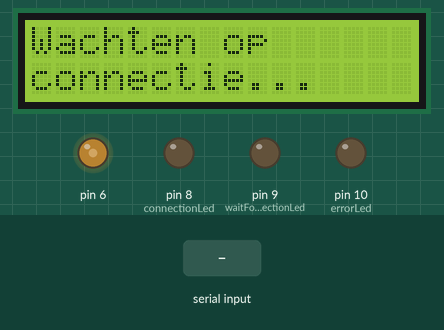
This sketch was run on a simulated Arduino Uno, built with avr-gcc and run on an emulated ATmega328P. Shown: 16×2 character LCD, output pins drawn as LEDs (lit = HIGH). Dashed ring = blinking. The inputs (shaded band) are chosen by the test bench.

Above: at 4.2 s.
4.3 s: "M,45\n" received over Serial
At 5.8 s:
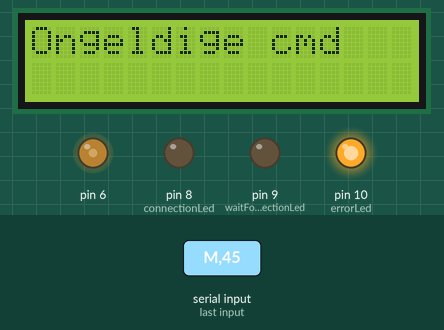
6.8 s: byte 82 ('R') received over Serial
At 8.5 s:
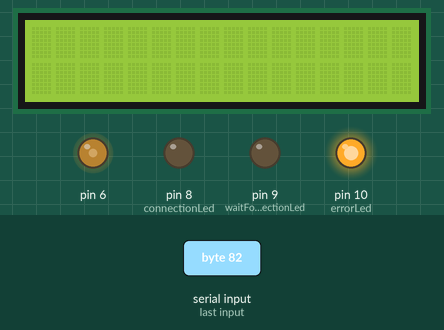
9.6 s: byte 73 ('I') received over Serial
At 11.5 s:
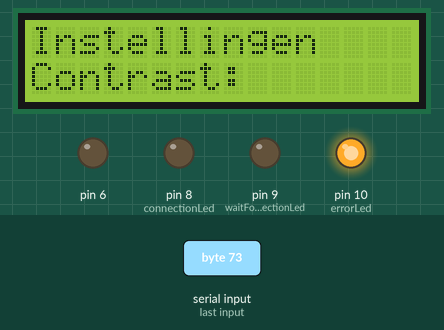
12.1 s: byte 48 ('0') received over Serial
At 12.7 s:
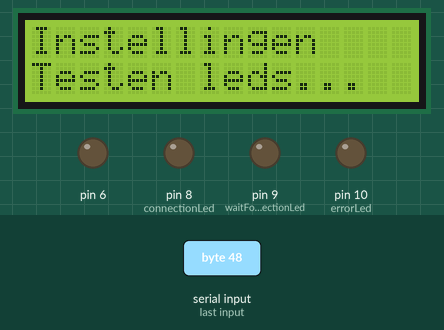
15.1 s: byte 90 ('Z') received over Serial
At 17.1 s:
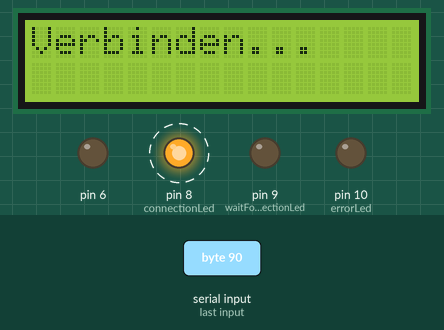
17.6 s: byte 66 ('B') received over Serial
At 18.0 s:
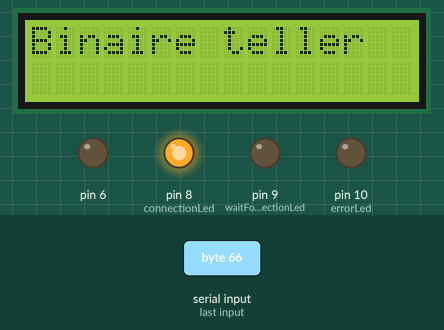
Timing chart, 0 to 20.1 s (numbered marks = the images above; inputs shaded):
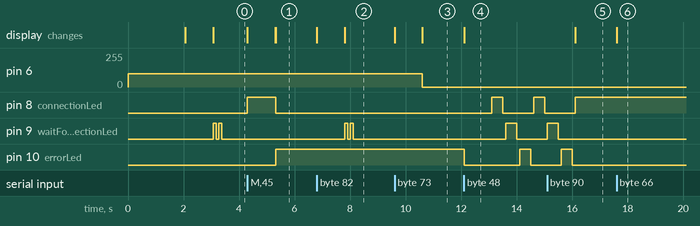

Measured:
- after the input at 4.3 s, pin 8 (connectionLed): LOW → HIGH at once, → LOW 1.0 s later; pin 9 (waitForConnectionLed): stops changing and stays LOW; pin 10 (errorLed): LOW → HIGH after 1.0 s; the display: first changes at once (image 1 shows a later state)
- after the input at 6.8 s, pin 9 (waitForConnectionLed): alternates HIGH for 0.10 s and LOW for 0.10 s, 4 changes in all, then stays LOW, starting after 1.0 s; the display: first changes at once (image 2 shows a later state)
- after the input at 9.6 s, pin 6: 100/255 → 0/255 after 1.0 s; the display: first changes at once (image 3 shows a later state)
- after the input at 12.1 s, pin 8 (connectionLed): alternates HIGH for 0.40 s and LOW for 1.1 s, starting after 1.0 s; pin 9 (waitForConnectionLed): LOW → HIGH after 1.5 s, → LOW 0.40 s later; pin 10 (errorLed): HIGH → LOW at once, → HIGH 2.0 s later, → LOW 0.40 s later; the display: changes at once (image 4)
- after the input at 15.1 s, the display: changes after 1.0 s (image 5)
- after the input at 17.6 s, the display: changes at once (image 6)
- by itself, pin 9 (waitForConnectionLed): alternates HIGH for 0.10 s and LOW for 0.10 s, 4 changes in all, then stays LOW

The sketch:

Binary_Counter_LCD_Arduino.ino
```cpp
#include <LiquidCrystal.h>

// Initialiseer het LCD-scherm: RS, EN, D4, D5, D6, D7
LiquidCrystal lcd(12, 11, 5, 4, 3, 2);
uint8_t connectionLed = 8, waitForConnectionLed = 9, errorLed = 10;
uint8_t resetDelay = 100;
bool waitConnection = true;
int contrast = 100;

String receivedText = "";  // String to store incoming text

unsigned long previousMillis = 0; // To store the last time the LED was updated
int blinkState = 0; // State for the LED blinking pattern

void setup() {
  analogWrite(6, contrast);
  pinMode(connectionLed, OUTPUT);
  pinMode(waitForConnectionLed, OUTPUT);
  pinMode(errorLed, OUTPUT);
  lcd.begin(16, 2);     // Zet het LCD-scherm op 16 kolommen en 2 rijen
  Serial.begin(9600);   // Start de seriële communicatie
  lcd.setCursor(0, 0);
  Startup();
}

void loop() {
  // Controleer of er gegevens beschikbaar zijn op de seriële poort
  if (Serial.available() > 0) {
    if (errorLed == HIGH) {
      digitalWrite(errorLed, LOW);
    }
    char command = Serial.read(); // Read a single character from the serial buffer

    if (command == 'Z') {
      lcd.clear();
      lcd.print("Verbinden...");
    } else if (command == 'M') {
      lcd.clear();
      lcd.print("Verbonden");
      digitalWrite(connectionLed, HIGH);
      delay(1000);
      waitConnection = false;
      lcd.clear();
      lcd.print("Wachten op mode");
      lcd.setCursor(0, 1);
      lcd.print("selectie...");
    }
    // Handle different commands for modes
    else if (command == 'B') { // Toon binaire teller
      lcd.clear();
      lcd.print("Binaire teller");
    } else if (command == 'C') { // Toon rekenmachine
      lcd.clear();
      lcd.print("Rekenmachine");
    } else if (command == 'O') { // Toon omzetter
      lcd.clear();
      lcd.print("HEX/BIN/DEC");
      lcd.setCursor(0, 1);
      lcd.print("Omzetter");
    } else if (command == 'S') {  // Start Binaire teller
      BinaireTeller();
    } else if (command == 'E') {  // Start Rekenmachine
      Rekenmachine();
    } else if (command == 'P') {  // Pauze
      // Handle pause command
      // Do nothing, just pause the counter
    } else if (command == 'I') { // Instellen van contrast
      lcd.clear();
      lcd.setCursor(0,0);
      lcd.print("Instellingen");
      SetContrast();
    } else if (command == 'X') { // Verbreken van connectie
      digitalWrite(connectionLed, LOW);
      digitalWrite(waitForConnectionLed, LOW);
      digitalWrite(errorLed, LOW);
      waitConnection = true;
      lcd.clear();
      lcd.print("Wachten op");
      lcd.setCursor(0, 1);
      lcd.print("connectie...");
    } else if (command == 'R') {
      lcd.clear();
      lcd.setCursor(0, 0);
      lcd.print("LCD Cleared");
      delay(1000);
      lcd.clear();
      digitalWrite(waitForConnectionLed, HIGH);
      delay(resetDelay);
      digitalWrite(waitForConnectionLed, LOW);
      delay(resetDelay);
      digitalWrite(waitForConnectionLed, HIGH);
      delay(resetDelay);
      digitalWrite(waitForConnectionLed, LOW);
      delay(resetDelay);
    } else if(command == '0'){
      lcd.clear();
      lcd.setCursor(0,0);
      lcd.print("Instellingen");
      lcd.setCursor(0,1);
      lcd.print("Testen leds...");
      TestLeds();
    }
    else {
      // Handle invalid commands
      lcd.clear();
      lcd.print("Ongeldige cmd");
      digitalWrite(errorLed, HIGH);
      digitalWrite(connectionLed, LOW);
      digitalWrite(waitForConnectionLed, LOW);
    }
  }

  // Blink waitForConnectionLed in the specified pattern while waiting for connection
  if (waitConnection) {
    unsigned long currentMillis = millis();

    switch (blinkState) {
      case 0: // LED ON for the first blink
        digitalWrite(waitForConnectionLed, HIGH);
        previousMillis = currentMillis;
        blinkState = 1;
        break;
      case 1: // Wait for 100ms
        if (currentMillis - previousMillis >= 100) {
          digitalWrite(waitForConnectionLed, LOW);
          previousMillis = currentMillis;
          blinkState = 2;
        }
        break;
      case 2: // LED ON for the second blink
        if (currentMillis - previousMillis >= 100) {
          digitalWrite(waitForConnectionLed, HIGH);
          previousMillis = currentMillis;
          blinkState = 3;
        }
        break;
      case 3: // Wait for 100ms
        if (currentMillis - previousMillis >= 100) {
          digitalWrite(waitForConnectionLed, LOW);
          previousMillis = currentMillis;
          blinkState = 4;
        }
        break;
      case 4: // Wait for 1500ms before repeating the pattern
        if (currentMillis - previousMillis >= 1500) {
          blinkState = 0; // Reset to the beginning of the pattern
        }
        break;
    }
  } else {
    digitalWrite(waitForConnectionLed, LOW); // Ensure LED is off when not waiting
  }
}

void TestLeds(){
  digitalWrite(connectionLed, LOW);
  digitalWrite(waitForConnectionLed, LOW);
  digitalWrite(errorLed, LOW);
  delay(1000);

  digitalWrite(connectionLed, HIGH);
  delay(400);
  digitalWrite(connectionLed, LOW);
  delay(100);
  digitalWrite(waitForConnectionLed, HIGH);
  delay(400);
  digitalWrite(waitForConnectionLed, LOW);
  delay(100);
  digitalWrite(errorLed, HIGH);
  delay(400);
  digitalWrite(errorLed, LOW);
  delay(100);
  digitalWrite(connectionLed, HIGH);
  delay(400);
  digitalWrite(connectionLed, LOW);
  delay(100);
  digitalWrite(waitForConnectionLed, HIGH);
  delay(400);
  digitalWrite(waitForConnectionLed, LOW);
  delay(100);
  digitalWrite(errorLed, HIGH);
  delay(400);
  digitalWrite(errorLed, LOW);
  delay(100);

  lcd.clear();
  digitalWrite(connectionLed, HIGH);
}

void BinaireTeller() {
  // Handle Binary Counter mode
  String binaryString = Serial.readStringUntil('\n'); // Read the binary string until newline
  binaryString.trim();  // Trim any unwanted white spaces or characters from the binary string
  int decimalValue = strtol(binaryString.c_str(), NULL, 2); // Convert binary to decimal

  lcd.setCursor(0, 1);  // Set cursor to the second row
  lcd.print("                ");  // Clear the entire second row
  lcd.setCursor(0, 1);  // Reset cursor to the beginning of the second row
  lcd.print(binaryString);  // Print the binary string
  lcd.setCursor(13, 1);  // Set cursor for decimal value
  lcd.print(decimalValue);  // Print the decimal value
}

void Rekenmachine() {
  // Handle Calculator mode
  String formula = Serial.readStringUntil('\n'); // Read the formula
  String result = Serial.readStringUntil('\n');  // Read the result

  // Update the LCD with formula and result
  lcd.clear();  // Clear the display before showing new information
  lcd.setCursor(0, 0);  // Set cursor to first row
  lcd.print(formula);  // Display the formula on the first line

  lcd.setCursor(0, 1);  // Set cursor to the second row
  lcd.print(result);    // Display the result on the second line
}

void SetContrast() {
  String contrastValue = Serial.readStringUntil('\n');
  int newContrast = contrastValue.toInt();

  lcd.setCursor(0, 1);
  lcd.print("Contrast: " + contrastValue);

  analogWrite(6, newContrast);
}

void Startup(){
  lcd.print("Opstarten...");
  delay(2000);
  lcd.clear();
  lcd.print("Opgestart");
  delay(1000);
  lcd.clear();
  lcd.print("Wachten op");
  lcd.setCursor(0,1);
  lcd.print("connectie...");
}
```
